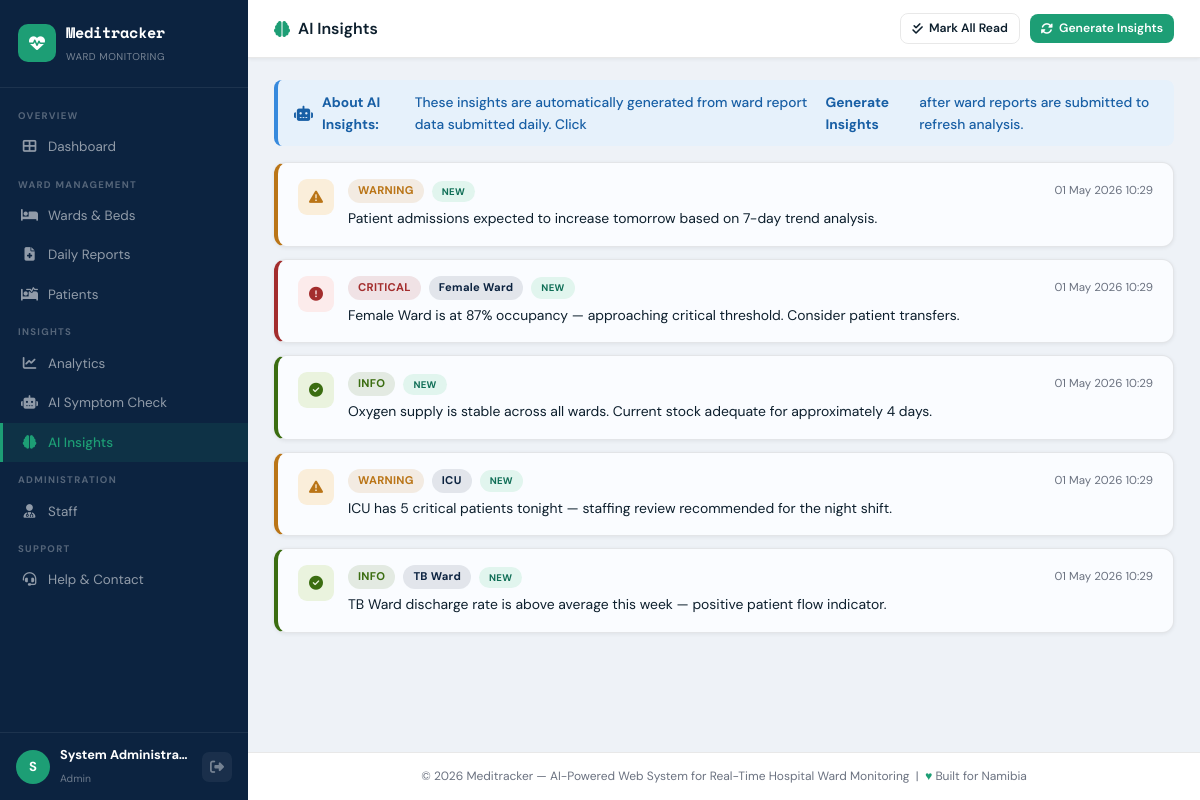
The page /ai/ai_insights.php (signed in) on the database its author committed.
### tables this page shows
CREATE TABLE `ai_insights` (
  `id`          INT AUTO_INCREMENT PRIMARY KEY,
  `insight`     TEXT NOT NULL,
  `severity`    ENUM('info','warning','critical') DEFAULT 'info',
  `ward_id`     INT,
  `generated_at`TIMESTAMP DEFAULT CURRENT_TIMESTAMP,
  `is_read`     TINYINT(1) DEFAULT 0,
  FOREIGN KEY (`ward_id`) REFERENCES `wards`(`id`) ON DELETE SET NULL
);

CREATE TABLE `wards` (
  `id`            INT AUTO_INCREMENT PRIMARY KEY,
  `ward_name`     VARCHAR(100) NOT NULL,
  `total_beds`    INT DEFAULT 0,
  `occupied_beds` INT DEFAULT 0,
  `ward_type`     ENUM('general','icu','maternity','paediatric','surgical','tb','other') DEFAULT 'general',
  `created_at`    TIMESTAMP DEFAULT CURRENT_TIMESTAMP
);

### ai/ai_insights.php (the view, shortened to what this page needs)
<?php
require_once '../includes/config.php';
$insights = $conn->query("
    SELECT ai.*, w.ward_name
    FROM ai_insights ai
    LEFT JOIN wards w ON ai.ward_id=w.id
    ORDER BY ai.generated_at DESC
    LIMIT 100
");
$unread = (int)$conn->query("SELECT COUNT(*) FROM ai_insights WHERE is_read=0")->fetch_row()[0];
?>
<?php include '../includes/header.php'; ?>
<div class="topbar">
  <div class="topbar-title"><i class="fas fa-brain"></i> AI Insights</div>
  <div class="topbar-right flex-gap">
    <?php if ($unread > 0): ?>
    <a href="?mark_read=1" class="btn btn-outline btn-sm"><i class="fas fa-check-double"></i> Mark All Read</a>
    <?php endif; ?>
    <a href="?generate=1" class="btn btn-teal btn-sm"><i class="fas fa-sync-alt"></i> Generate Insights</a>
  </div>
</div>
<div class="page-body">
<div class="alert alert-info">
  <i class="fas fa-robot"></i>
  <strong>About AI Insights:</strong> These insights are automatically generated from ward report data submitted daily. Click <strong>Generate Insights</strong> after ward reports are submitted to refresh analysis.
</div>
<?php if ($insights->num_rows > 0): while ($ins = $insights->fetch_assoc()):
  $iicon  = match($ins['severity']) { 'critical'=>'fa-exclamation-circle','warning'=>'fa-exclamation-triangle', default=>'fa-check-circle' };
  $icolor = match($ins['severity']) { 'critical'=>'var(--red)','warning'=>'var(--amber)', default=>'var(--green)' };
  $ibg    = match($ins['severity']) { 'critical'=>'var(--red-lt)','warning'=>'var(--amber-lt)', default=>'var(--green-lt)' };
  $sbadge = match($ins['severity']) { 'critical'=>'badge-danger','warning'=>'badge-warning', default=>'badge-success' };
?>
<div class="card" style="padding:16px 20px;margin-bottom:12px;border-left:4px solid <?= $icolor ?>;<?= !$ins['is_read']?'background:#fafcff;':'' ?>">
  <div style="display:flex;align-items:flex-start;gap:14px;">
    <div style="width:36px;height:36px;border-radius:9px;background:<?= $ibg ?>;display:flex;align-items:center;justify-content:center;flex-shrink:0;">
      <i class="fas <?= $iicon ?>" style="color:<?= $icolor ?>;font-size:14px;"></i>
    </div>
    <div style="flex:1;">
      <div style="display:flex;align-items:center;gap:8px;margin-bottom:5px;flex-wrap:wrap;">
        <span class="badge <?= $sbadge ?>"><?= strtoupper($ins['severity']) ?></span>
        <?php if ($ins['ward_name']): ?>
        <span class="badge badge-navy"><?= htmlspecialchars($ins['ward_name']) ?></span>
        <?php endif; ?>
        <?php if (!$ins['is_read']): ?>
        <span class="badge badge-teal" style="font-size:0.6rem;">NEW</span>
        <?php endif; ?>
        <span style="font-size:0.72rem;color:var(--text-muted);margin-left:auto;">
          <?= date('d M Y H:i', strtotime($ins['generated_at'])) ?>
        </span>
      </div>
      <p style="font-size:0.87rem;color:var(--text);line-height:1.55;"><?= htmlspecialchars($ins['insight']) ?></p>
    </div>
  </div>
</div>
<?php endwhile; endif; ?>
</div>
<?php include '../includes/footer.php'; ?>

### css/style.css (style rules this page uses)
:root { --teal: #0F6E56; --teal-mid: #1D9E75; --teal-lt: #E1F5EE; --teal-dk: #085041; --navy: #0c2340; --navy-mid: #152e52; --blue: #185FA5; --blue-lt: #E6F1FB; --blue-mid: #378ADD; --amber: #BA7517; --amber-lt: #FAEEDA; --amber-mid: #EF9F27; --red: #A32D2D; --red-lt: #FCEBEB; --red-mid: #E24B4A; --green: #3B6D11; --green-lt: #EAF3DE; --green-mid: #639922; --purple: #534AB7; --purple-lt: #EEEDFE; --bg: #eef2f7; --card-bg: #ffffff; --border: rgba(0,0,0,0.09); --text: #0d1f2d; --text-muted: #6b7280; --shadow-sm: 0 1px 4px rgba(0,0,0,0.07); --shadow: 0 4px 16px rgba(0,0,0,0.10); --radius: 12px; --radius-sm: 8px; --transition: all 0.2s ease; }
*, *::before, *::after { margin:0; padding:0; box-sizing:border-box; }
html { scroll-behavior: smooth; }
body { font-family: 'DM Sans', system-ui, sans-serif; background: var(--bg); color: var(--text); min-height: 100vh; font-size: 14px; line-height: 1.6; }
a { color: var(--teal); text-decoration: none; }
.topbar { background: var(--card-bg); border-bottom: 1px solid var(--border); padding: 13px 26px; display: flex; align-items: center; justify-content: space-between; position: sticky; top:0; z-index:100; box-shadow: var(--shadow-sm); }
.topbar-title { font-size: 1rem; font-weight: 600; color: var(--text); display: flex; align-items: center; gap: 8px; }
.topbar-title i { color: var(--teal-mid); }
.topbar-right { display:flex; align-items:center; gap:10px; }
.page-body { padding: 22px 26px; flex:1; }
.card { background: var(--card-bg); border-radius: var(--radius); padding: 20px 22px; margin-bottom: 20px; box-shadow: var(--shadow-sm); border: 1px solid var(--border); }
.badge { display:inline-block; padding:3px 10px; border-radius:20px; font-size:0.7rem; font-weight:700; letter-spacing:0.3px; white-space:nowrap; }
.badge-success { background:rgba(59,109,17,0.12); color:var(--green); }
.badge-danger { background:rgba(163,45,45,0.12); color:var(--red); }
.badge-warning { background:rgba(186,117,23,0.12); color:var(--amber); }
.badge-teal { background:var(--teal-lt); color:var(--teal); }
.badge-navy { background:rgba(12,35,64,0.10); color:var(--navy); }
.btn { display:inline-flex; align-items:center; gap:6px; padding:8px 16px; border-radius:var(--radius-sm); font-size:0.83rem; font-weight:600; cursor:pointer; border:none; transition:var(--transition); text-decoration:none; white-space:nowrap; font-family:inherit; }
.btn-teal { background:var(--teal-mid); color:#fff; }
.btn-outline { background:transparent; border:1.5px solid var(--border); color:var(--text); }
.btn-sm { padding:5px 11px; font-size:0.76rem; }
.alert { padding:11px 16px; border-radius:var(--radius-sm); font-size:0.86rem; font-weight:500; margin-bottom:16px; display:flex; align-items:center; gap:9px; border-left:4px solid; }
.alert i { font-size:0.95rem; flex-shrink:0; }
.alert-info { background:var(--blue-lt); color:var(--blue); border-left-color:var(--blue-mid); }
.flex-gap { display:flex; align-items:center; gap:10px; flex-wrap:wrap; }

### rows shown on the page
ai_insights: severity "WARNING", is_read "NEW", generated_at "01 May 2026 10:29", insight "Patient admissions expected to increase tomorrow based on 7-day trend analysis."
ai_insights: severity "CRITICAL", ward.ward_name "Female Ward", is_read "NEW", generated_at "01 May 2026 10:29", insight "Female Ward is at 87% occupancy — approaching critical threshold. Consider patient transfers."
ai_insights: severity "INFO", is_read "NEW", generated_at "01 May 2026 10:29", insight "Oxygen supply is stable across all wards. Current stock adequate for approximately 4 days."
ai_insights: severity "WARNING", ward.ward_name "ICU", is_read "NEW", generated_at "01 May 2026 10:29", insight "ICU has 5 critical patients tonight — staffing review recommended for the night shift."
ai_insights: severity "INFO", ward.ward_name "TB Ward", is_read "NEW", generated_at "01 May 2026 10:29", insight "TB Ward discharge rate is above average this week — positive patient flow indicator."

### other values the page prints
$label "Dashboard Wards & Beds Daily Reports Patients Analytics AI Symptom Check AI Insights Staff Help & Contact"
$initials "S"
$_SESSION['full_name'] "System Administra…"
$role "Admin"
